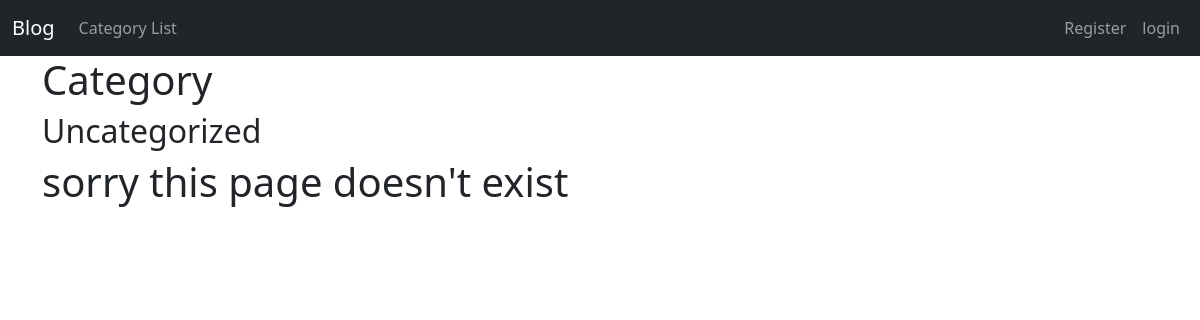
Page /category/uncategorized/ on the earlier database version.
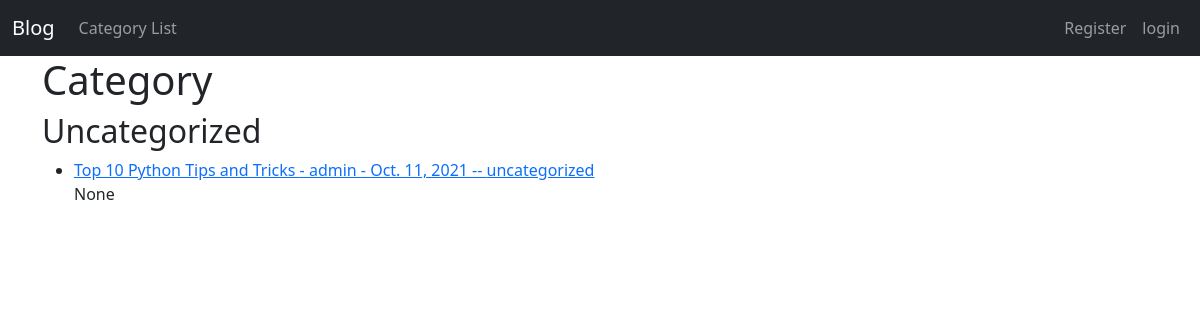
Same page on the later database version.
### myblog/models.py (models this page shows, shortened)
class Post(models.Model):
    title = models.CharField(max_length=255)
    header_image = models.ImageField(null=True, blank=True, upload_to='images/')
    title_tag = models.CharField(max_length=255, default='blogpost')
    author = models.ForeignKey(User, on_delete=models.CASCADE)
    body = RichTextField(blank=True, null=True)
    post_date = models.DateField(auto_now_add=True)
    category = models.CharField(max_length=250, default='uncategorized')
    snippet = models.CharField(max_length=250)
    likes = models.ManyToManyField(User, related_name='blog_post')

### myblog/views.py (the view)
# urls.py: path('category/<str:cats>/', CategoryView, name='category'),
def CategoryView(request, cats):
    category_posts = Post.objects.filter(category=cats.replace('-', ' '))
    return render(request, 'myblog/category.html',
                  {'cats': cats.title().replace('-', ' '), 'category_posts': category_posts})

### myblog/templates/myblog/category.html (shortened to what this page needs)
{% extends 'myblog/base.html' %}
  {% block content%}
  <h1>Category</h1>
<h2>{{cats}}</h2>
{% if category_posts %}
<ul>
{% for post in category_posts %}
    <li> <a href="{% url 'detail' post.pk %}">{{post.title}} - {{post.author}} - {{post.post_date}} -- {{post.category}}</a><br>
   {{post.body|slice:':200'|safe}}
   </li>
{% endfor %}
    </ul>
{% else %}
<h1>sorry this page doesn't exist</h1>
{% endif %}
  {% endblock content%}

Differences in the rows shown:
added Post: category "Uncategorized", title "Top 10 Python Tips and Tricks", author "admin", post_date "Oct. 11, 2021", category "uncategorized", body "None"
Other differences:
{{ cats }}: "Uncategorized" → (not shown)
text no longer shown: "sorry this page doesn't exist"
